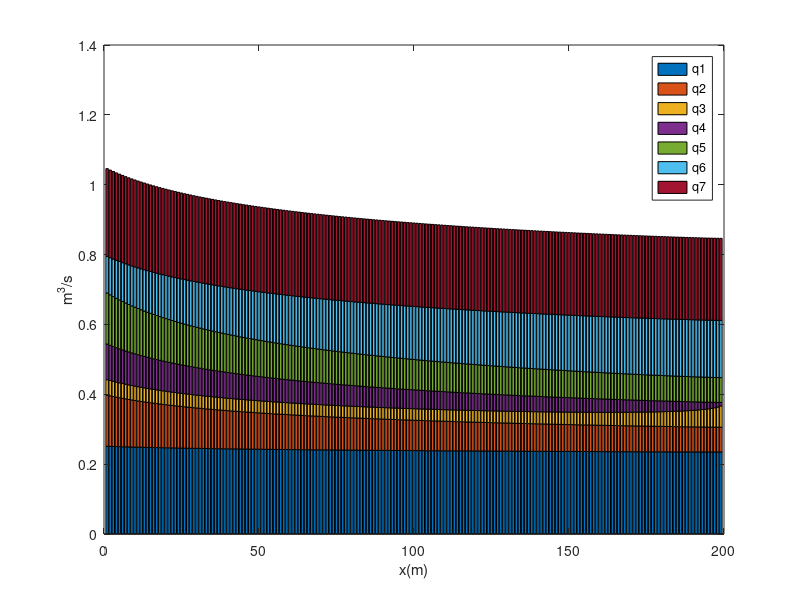

MATLAB code to generate this figure:
load('ResultArr.mat', 'ResultArr')

a = transpose(ResultArr(:,1));

for i=2:199
    b = transpose(ResultArr(:,i));
    a = [a;b];
end
figure()
bar(a,'stacked');
legend('q1','q2','q3','q4','q5','q6','q7');
xlabel('x(m)');
ylabel('m^3/s');